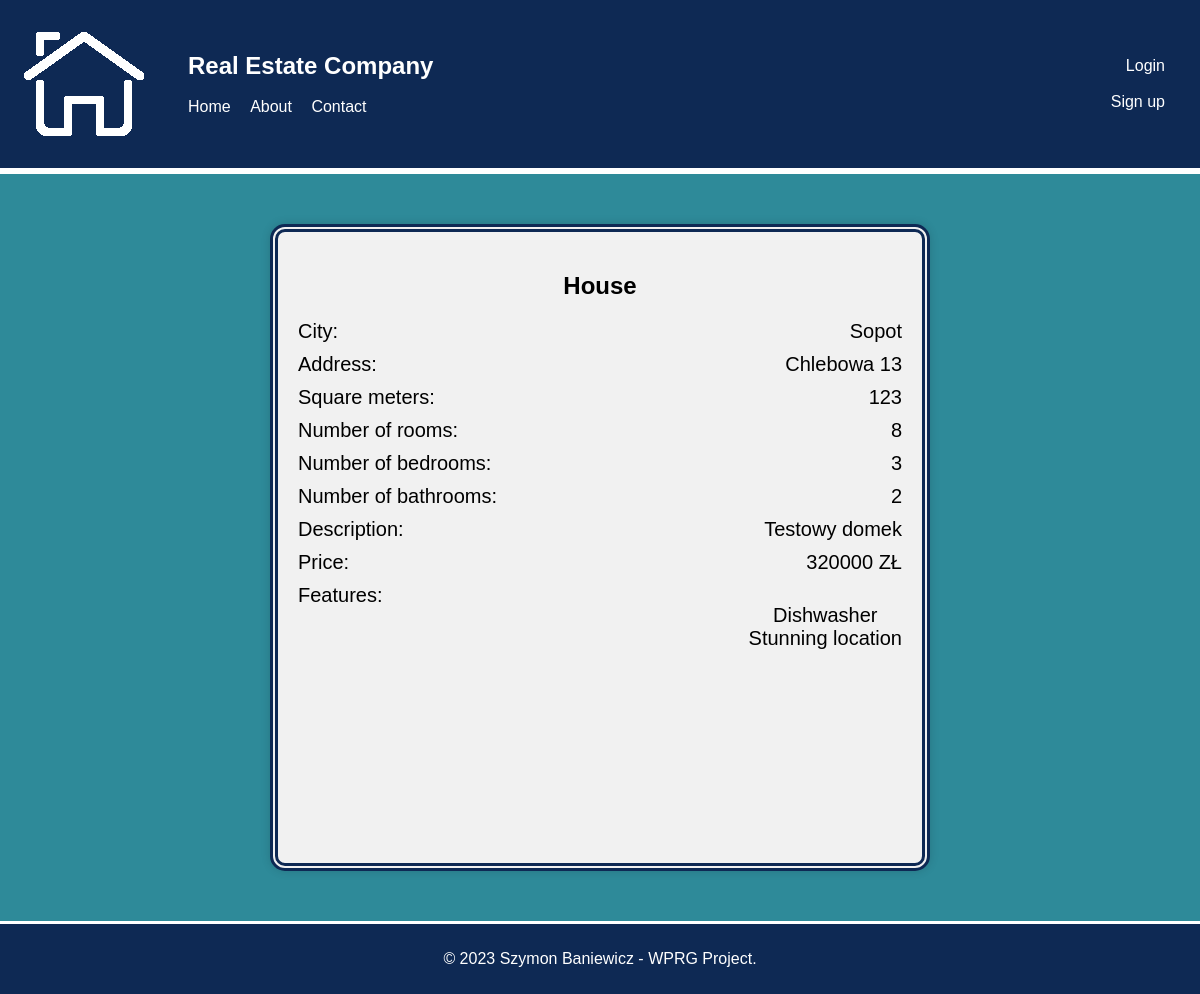
The app's page /php/property_details.php?id=3 with its own data.
### tables this page shows
CREATE TABLE `property` (
  `Property_ID` int(11) NOT NULL,
  `Type` bit(1) NOT NULL,
  `PType` varchar(255) NOT NULL,
  `City` varchar(255) NOT NULL,
  `Address` varchar(255) NOT NULL,
  `ZIP_Code` varchar(255) NOT NULL,
  `Square_meters` float NOT NULL,
  `nr_rooms` int(11) NOT NULL,
  `nr_bedrooms` int(11) NOT NULL,
  `nr_bathrooms` int(11) NOT NULL,
  `Feature` int(11) DEFAULT 1,
  `Description` varchar(255) NOT NULL,
  `Price` float NOT NULL
);

CREATE TABLE `features` (
  `Feature_ID` int(11) NOT NULL,
  `Feature_type` varchar(255) NOT NULL
);

### php/property_details.php (the view, shortened to what this page needs)
<?php
include('config.php');
if (isset($_GET['id'])) {
    $property_id = $_GET['id'];
    $stmt = $conn->prepare("SELECT * FROM property WHERE Property_ID = ?");
    $stmt->bind_param("i", $property_id);
    $stmt->execute();
    $result = $stmt->get_result();
    $property = $result->fetch_assoc();
    $stmt = $conn->prepare("SELECT Feature_type FROM features_description fd INNER JOIN features f ON fd.Features_Feature_ID = f.Feature_ID
                            WHERE Property_Property_ID = ?");
    $stmt->bind_param("i", $property_id);
    $stmt->execute();
    $result = $stmt->get_result();
    $features = $result->fetch_all(MYSQLI_ASSOC);
} else {
    header("Location: index.php");
}
?>
<!DOCTYPE html>
<html>
<head>
    <link rel="stylesheet" type="text/css" href="../css/style.css">
</head>
<body>
<header>
<div class="header-container">
        <div class="left-nav">
        <img src="../img/logo.png">
            <nav>
                <ul>
                <li><h1>Real Estate Company</h1></li><br><br>
                    <li><a href="index.php">Home</a></li>
                    <li><a href="about.php">About</a></li>
                    <li><a href="contact.php">Contact</a></li>
                </ul>
            </nav>
        </div>
        <?php
        if (isset($_SESSION['login_user'])) {
            echo '<div class="right-nav">';
            echo '<nav>';
            echo '<ul>';
            echo '<li><h1>Hello, ' . $_SESSION['first_name'] . '!</h1></li><br><br>';
            echo '<li><a href="#">Profil</a></li>';
            echo '<li><a href="logout.php">Logout</a></li>';
            echo '</ul>';
            echo '</nav>';
            echo '</div>';
        } else {
            echo '<div class="right-nav">';
            echo '<nav>';
            echo '<ul>';
            echo '<li><a href="login.php">Login</a></li><br><br>';
            echo '<li><a href="register.php">Sign up</a></li>';
            echo '</ul>';
            echo '</nav>';
            echo '</div>';
        }
        ?>
    </div>
    </header>
    <div class="content-section">
    <div class="property-details">
        <h2><?php echo $property['PType']; ?></h2>
        <div class="property-field">
            <span>City:</span>
            <span><?php echo $property['City']; ?></span>
        </div>
        <div class="property-field">
            <span>Address:</span>
            <span><?php echo $property['Address']; ?></span>
        </div>
        <div class="property-field">
            <span>Square meters:</span>
            <span><?php echo $property['Square_meters']; ?></span>
        </div>
        <div class="property-field">
            <span>Number of rooms:</span>
            <span><?php echo $property['nr_rooms']; ?></span>
        </div>
        <div class="property-field">
            <span>Number of bedrooms:</span>
            <span><?php echo $property['nr_bedrooms']; ?></span>
        </div>
        <div class="property-field">
            <span>Number of bathrooms:</span>
            <span><?php echo $property['nr_bathrooms']; ?></span>
        </div>
        <div class="property-field">
            <span>Description:</span>
            <span><?php echo $property['Description']; ?></span>
        </div>
        <div class="property-field">
            <span>Price:</span>
            <span><?php echo $property['Price']; ?> ZŁ</span>
        </div>
        <div class="property-field">
            <span>Features:</span>
            <ul>
                <?php
                    foreach($features as $feature) {
                        echo '<li>'.$feature['Feature_type'].'</li>';
                    }
                ?>
            </ul>
        </div>
    </div>
</div>
    <footer>
        <p>&copy; 2023 Szymon Baniewicz - WPRG Project.</p>
    </footer>
</html>

### css/style.css (style rules this page uses)
* { box-sizing: border-box; }
body { margin: 0; padding: 0; font-family: Arial, sans-serif; height: 100%; width: 100%; min-height: 100%; display: flex; flex-direction: column; }
header { background-color: #0E2954; color: #fff; padding: 20px; width: 100%; border-bottom: 3px white solid; }
.header-container { display: flex; flex-direction: row; justify-content: space-between; align-items: center; }
.left-nav, .right-nav { display: flex; align-items: center; list-style-type: none; padding: 0; }
.right-nav { text-align: right; }
.left-nav ul li, .right-nav ul li { list-style-type: none; }
.left-nav a, .right-nav a { color: inherit; text-decoration: none; }
nav ul li { margin-right: 15px; list-style-type: none; display: inline-block; }
header h1 { margin: 0; }
nav ul li a { color: #fff; text-decoration: none; }
.content-section { flex-grow: 1; display: flex; justify-content: center; background-color: #2E8A99; padding: 50px; text-align: center; min-height: calc(100vh - 50px); border-top: 3px white solid; }
footer { color: #fff; padding: 10px; text-align: center; margin-top: auto; width: 100%; background-color: #0E2954; border-top: 3px white solid; }
.property-details { width: 60%; margin: 0 auto; background-color: #f1f1f1; padding: 20px; border-radius: 15px; box-shadow: 0px 0px 10px rgba(0,0,0,0.15); border: 8px #0E2954 double; }
.property-field { font-size: 20px; display: flex; justify-content: space-between; margin-bottom: 10px; }
.property-field li { list-style: none; }

### records on screen
property: PType "House", City "Sopot", Address "Chlebowa 13", Square_meters "123", nr_rooms "8", nr_bedrooms "3", nr_bathrooms "2", Description "Testowy domek", Price "320000"
features: Feature_type "Dishwasher"
features: Feature_type "Stunning location"
